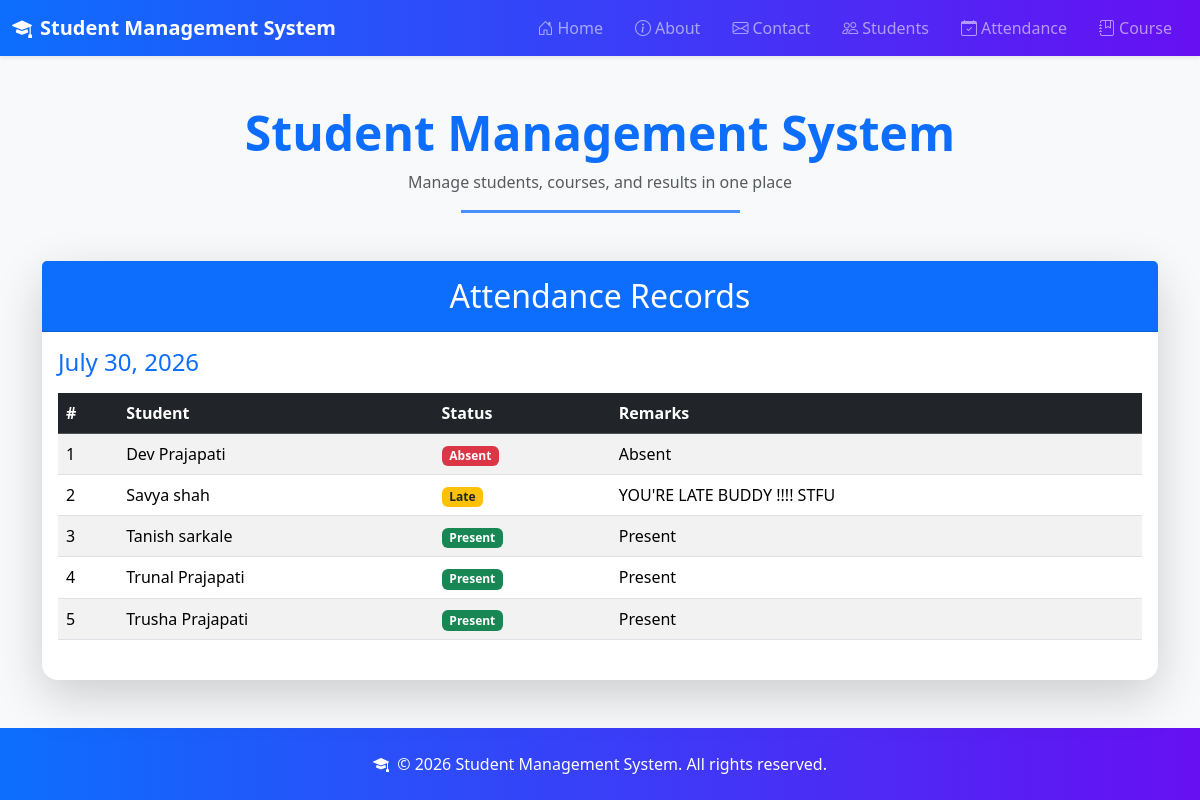
Page /attendance/ on the earlier database version.
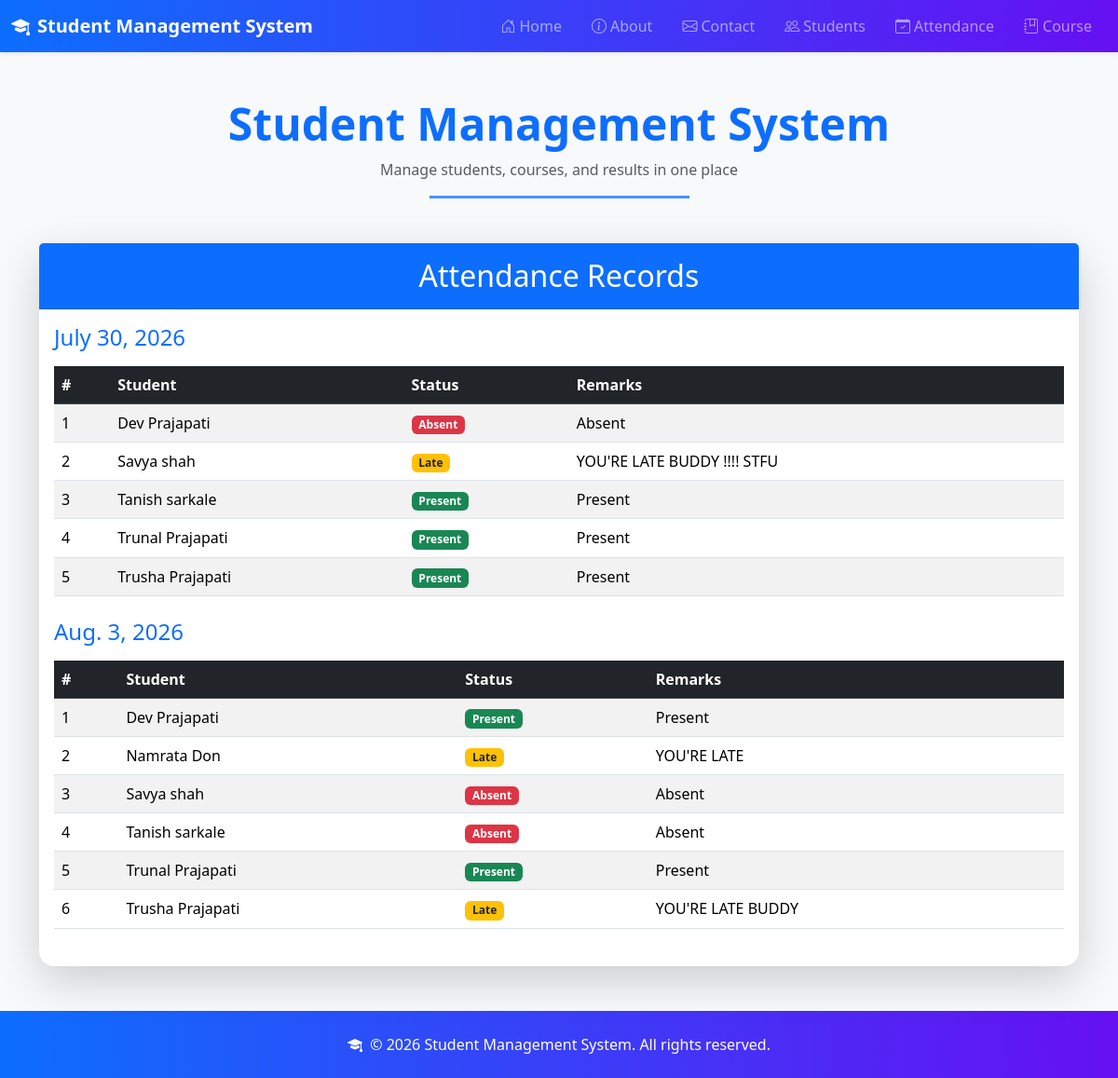
Same page on the later database version.
### student/models.py (models this page shows, shortened)
class Attendance(models.Model):
    STATUS_CHOICES = [
        ('Present', 'Present'),
        ('Absent', 'Absent'),
        ('Late', 'Late'),
    ]
    student = models.ForeignKey(
        'Student',
        on_delete=models.CASCADE
    )
    date = models.DateField()
    status = models.CharField(
        max_length=10,
        choices=STATUS_CHOICES
    )
    remarks = models.CharField(
        max_length=100,
        blank=True,
        null=True
    )

class Student(models.Model):
    name = models.CharField(max_length=100)
    email = models.EmailField()
    mobile = models.CharField(max_length=15)

### student/views.py (the view)
# urls.py: path('attendance/', views.attendance_list, name='attendance_list'),
def attendance_list(request):
    attendance_records = Attendance.objects.select_related('student').order_by('date', 'student__name')
    grouped_records = OrderedDict()
    for record in attendance_records:
        grouped_records.setdefault(record.date, []).append(record)
    return render(request, 'student_crud/attendencelist.html', {'attendance_by_date': grouped_records.items()})

### student/Template/student_crud/attendencelist.html (shortened to what this page needs)
{% extends 'base.html' %}
{% block content %}
<div class="card shadow-lg border-0 rounded-4">
    <div class="card-header bg-primary text-white text-center py-3">
        <h2 class="mb-0">Attendance Records</h2>
    </div>
    <div class="card-body">
        {% if attendance_by_date %}
            {% for date, records in attendance_by_date %}
                <div class="mb-4">
                    <h4 class="mb-3 text-primary">{{ date }}</h4>
                    <table class="table table-striped table-hover">
                        <thead class="table-dark">
                            <tr>
                                <th>#</th>
                                <th>Student</th>
                                <th>Status</th>
                                <th>Remarks</th>
                            </tr>
                        </thead>
                        <tbody>
                            {% for record in records %}
                                <tr>
                                    <td>{{ forloop.counter }}</td>
                                    <td>{{ record.student.name }}</td>
                                    <td>
                                        {% if record.status == 'Present' %}
                                            <span class="badge bg-success">Present</span>
                                        {% elif record.status == 'Absent' %}
                                            <span class="badge bg-danger">Absent</span>
                                        {% else %}
                                            <span class="badge bg-warning text-dark">Late</span>
                                        {% endif %}
                                    </td>
                                    <td>{{ record.remarks|default:'-' }}</td>
                                </tr>
                            {% endfor %}
                        </tbody>
                    </table>
                </div>
            {% endfor %}
        {% else %}
            <div class="alert alert-info">No attendance records found.</div>
        {% endif %}
    </div>
</div>
{% endblock %}

### student/Template/base.html (shortened to what this page needs)
<!DOCTYPE html>
{% load static %}
<html lang="en">
<head>
    <link href="https://cdn.jsdelivr.net/npm/bootstrap@5.3.7/dist/css/bootstrap.min.css" rel="stylesheet">
    <link href="https://cdn.jsdelivr.net/npm/bootstrap-icons@1.11.3/font/bootstrap-icons.css" rel="stylesheet">
    <link rel="stylesheet" href="{% static 'css/style.css' %}">
</head>
<body class="bg-light">
    <nav class="navbar navbar-expand-lg navbar-dark bg-primary shadow-sm" style="position:sticky; top:0; z-index:1030; background: linear-gradient(90deg,#0d6efd,#6610f2);">
        <div class="container-fluid">
            <a class="navbar-brand fw-bold text-white" href="{% url 'home' %}">
                <i class="bi bi-mortarboard-fill me-2"></i>Student Management System
            </a>
            <div class="collapse navbar-collapse" id="navbarNav">
                <ul class="navbar-nav ms-auto">
                    <li class="nav-item">
                        <a class="nav-link px-3" href="{% url 'home' %}"><i class="bi bi-house-door me-1"></i>Home</a>
                    </li>
                    <li class="nav-item">
                        <a class="nav-link px-3" href="{% url 'about' %}"><i class="bi bi-info-circle me-1"></i>About</a>
                    </li>
                    <li class="nav-item">
                        <a class="nav-link px-3" href="{% url 'contact' %}"><i class="bi bi-envelope me-1"></i>Contact</a>
                    </li>
                    <li class="nav-item">
                        <a class="nav-link px-3" href="{% url 'studentList' %}"><i class="bi bi-people me-1"></i>Students</a>
                    </li>
                    <li class="nav-item">
                        <a class="nav-link px-3" href="{% url 'attendance_list' %}"><i class="bi bi-calendar-check me-1"></i>Attendance</a>
                    </li>
                    <li class="nav-item">
                        <a class="nav-link px-3" href="{% url 'course_list' %}"><i class="bi bi-journal-bookmark me-1"></i>Course</a>
                    </li>
                </ul>
            </div>
        </div>
    </nav>
    <div class="container mt-5 mb-5">
        <div class="text-center mb-5">
            <h1 class="fw-bold text-primary display-5">Student Management System</h1>
            <p class="text-muted">Manage students, courses, and results in one place</p>
            <hr class="w-25 mx-auto border-3 border-primary opacity-75">
        </div>
        {% block content %}
        {% endblock %}
    </div>
    <footer class="text-white text-center p-4 mt-5" style="background: linear-gradient(90deg,#0d6efd,#6610f2);">
        <i class="bi bi-mortarboard-fill me-1"></i>
        &copy; 2026 Student Management System. All rights reserved.
    </footer>
</body>
</html>

Differences in the rows shown:
added Attendance: date "Aug. 3, 2026", student.name "Dev Prajapati", status "Present", remarks "Present"
added Attendance: student.name "Namrata Don", status "Late", remarks "YOU'RE LATE", shown under "Aug. 3, 2026"
added Attendance: student.name "Savya shah", status "Absent", remarks "Absent", shown under "Aug. 3, 2026"
added Attendance: student.name "Tanish sarkale", status "Absent", remarks "Absent", shown under "Aug. 3, 2026"
added Attendance: student.name "Trunal Prajapati", status "Present", remarks "Present", shown under "Aug. 3, 2026"
added Attendance: student.name "Trusha Prajapati", status "Late", remarks "YOU'RE LATE BUDDY", shown under "Aug. 3, 2026"
